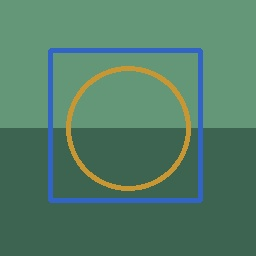
#> input picture image denoising/data/clean/clean_photo.jpg, 256 x 256 px
$ python -i noise_detector.py   (imports and definitions only)
#> lines starting #> are read from the running program, lines starting #| are printed output that depends on the picture
#> further down, picture is the input picture: shape (256, 256, 3); mean B, G, R 103.5, 125, 82.5
"""
MODULE 1 — Noise Detector
--------------------------
Detects the type of noise in an image using:
  - Statistical features (mean, variance, skewness, kurtosis)
  - Pixel outlier analysis (for salt-and-pepper)
  - Frequency domain (FFT) for Gaussian noise signature
  - Variance correlation with intensity (for speckle)

Returns: noise_type (str), noise_level (float)
"""

import cv2
import numpy as np
from scipy.stats import kurtosis, skew


def detect_noise(image: np.ndarray) -> dict:
    """
    Analyzes the noise type and level in the given image.

    Args:
        image: Grayscale or BGR numpy array (uint8)

    Returns:
        dict with keys: noise_type, noise_level, confidence, stats
    """
    # Convert to grayscale if needed
    if len(image.shape) == 3:
        gray = cv2.cvtColor(image, cv2.COLOR_BGR2GRAY)
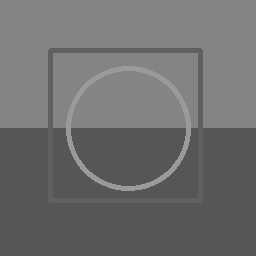
#> gray: shape (256, 256); min 80, max 163, mean 109.7
    else:
        gray = image.copy()

    gray_float = gray.astype(np.float32)

    # ── Step 1: Compute basic statistics ──────────────────────────────────────
    mean_val   = float(np.mean(gray_float))
#> mean_val = 109.7
    std_val    = float(np.std(gray_float))
#> std_val = 23.57
    kurt_val   = float(kurtosis(gray_float.flatten()))
#> kurt_val = -1.79
    skew_val   = float(skew(gray_float.flatten()))
#> skew_val = 0.105

    # ── Step 2: Salt-and-pepper detection ─────────────────────────────────────
    # S&P noise creates extreme pixel values at 0 and 255
    total_pixels  = gray.size
#> total_pixels = 65536
    black_pixels  = np.sum(gray == 0)
#> black_pixels = 0
    white_pixels  = np.sum(gray == 255)
#> white_pixels = 0
    sp_ratio      = (black_pixels + white_pixels) / total_pixels
#> sp_ratio = 0

    # ── Step 3: Speckle detection (variance vs local intensity) ───────────────
    # Speckle noise: local variance is proportional to local mean (multiplicative)
    kernel = np.ones((7, 7), np.float32) / 49
    local_mean = cv2.filter2D(gray_float, -1, kernel)
    local_sq   = cv2.filter2D(gray_float ** 2, -1, kernel)
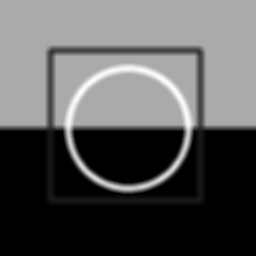
#> local_sq: shape (256, 256) float32; min 7350.9, max 22443.9, mean 12587.9; drawn with min black and max white
    local_var  = local_sq - local_mean ** 2
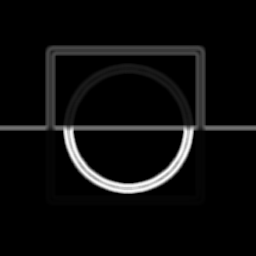
#> local_var: shape (256, 256) float32; min -0.00391, max 1188.3, mean 56.1; drawn with min black and max white
    local_var  = np.clip(local_var, 0, None)

    # Correlation between local variance and local mean (should be high for speckle)
    valid_mask = local_mean > 10
#> valid_mask: shape (256, 256) bool; every value is 1
    if np.sum(valid_mask) > 100:
        corr = float(np.corrcoef(
            local_mean[valid_mask].flatten(),
            local_var[valid_mask].flatten()
        )[0, 1])
#> corr = 0.0988
    else:
        corr = 0.0

    # ── Step 4: Gaussian detection via FFT ────────────────────────────────────
    # Gaussian noise is spread uniformly across all frequencies
    fft         = np.fft.fft2(gray_float)
    fft_shift   = np.fft.fftshift(fft)
    magnitude   = np.log1p(np.abs(fft_shift))
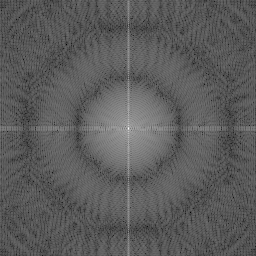
#> magnitude: shape (256, 256) float64; min 1.23, max 15.79, mean 6.49; drawn with min black and max white
    fft_std     = float(np.std(magnitude))
#> fft_std = 0.945

    # ── Step 5: Classify ──────────────────────────────────────────────────────
    scores = {
        "salt_and_pepper": 0.0,
        "gaussian":        0.0,
        "speckle":         0.0,
    }

    # S&P score: driven by outlier pixel ratio and high kurtosis
    scores["salt_and_pepper"] = min(1.0, sp_ratio * 20 + max(0, kurt_val - 3) * 0.05)

    # Speckle score: driven by variance-mean correlation
    scores["speckle"] = max(0.0, corr) * (1 - scores["salt_and_pepper"])

    # Gaussian score: residual (assumes one dominant noise type)
    scores["gaussian"] = max(0.0, 1.0 - scores["salt_and_pepper"] - scores["speckle"])
    # Boost gaussian if FFT is uniform (flat spectrum = white noise)
    if fft_std < 3.0:
        scores["gaussian"] = min(1.0, scores["gaussian"] + 0.3)

    # Normalize scores
    total = sum(scores.values()) or 1.0
#> total = 1.1
    scores = {k: v / total for k, v in scores.items()}
#> scores = {'salt_and_pepper': 0, 'gaussian': 0.91, 'speckle': 0.0899}

    noise_type  = max(scores, key=scores.get)
#> noise_type = 'gaussian'
    confidence  = scores[noise_type]
#> confidence = 0.91

    # Noise level: estimate sigma from median absolute deviation (robust)
    noise_level = float(np.median(np.abs(gray_float - np.median(gray_float))) / 0.6745)
#> noise_level = 16.31

    return {
        "noise_type":  noise_type,
        "noise_level": round(noise_level, 2),
        "confidence":  round(confidence, 3),
        "scores":      {k: round(v, 3) for k, v in scores.items()},
        "stats": {
            "mean":      round(mean_val, 2),
            "std":       round(std_val, 2),
            "kurtosis":  round(kurt_val, 3),
            "skewness":  round(skew_val, 3),
            "sp_ratio":  round(sp_ratio, 4),
            "speckle_corr": round(corr, 3),
        },
    }


# ── Quick test ────────────────────────────────────────────────────────────────
# [14 lines not run here, left out]

>>> import cv2
>>> picture = cv2.imread('../data/clean/clean_photo.jpg')
>>> result = detect_noise(picture)
#> result = 5 items
